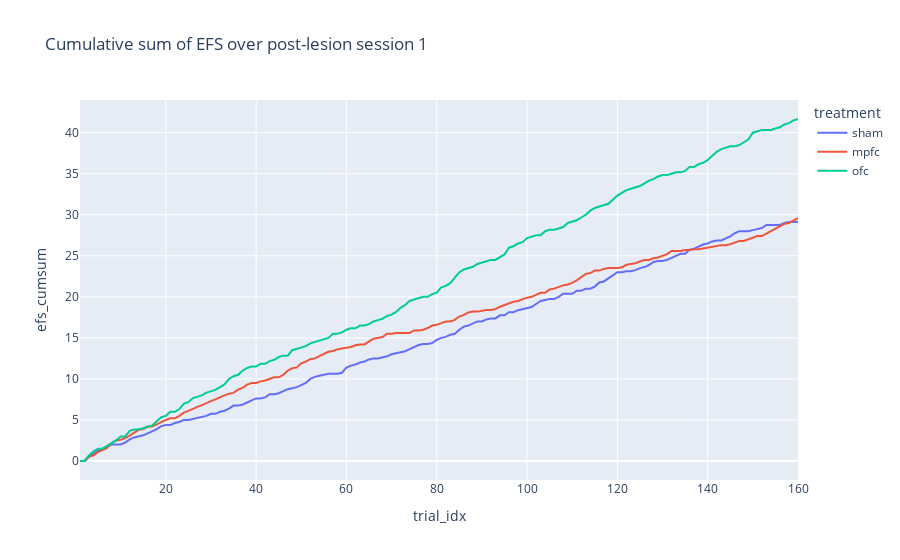

Notebook cell for this chart:
### Code cell
fig = px.line(
    efs_by_trt_trial,
    x="trial_idx", 
    y="efs_cumsum", 
    color="treatment",
    category_orders=cat,
    title="Cumulative sum of EFS over post-lesion session 1"
)
fig.write_image(export_path + "/cumulative_sum_EFS_ses1.svg")
fig

### Figure 1 — Plotly figure (JSON) as saved in the notebook; plotly's stock layout.template omitted (floating-point values rounded to 4 significant figures; data arrays with more than 128 entries replaced by an {"elided": "..."} marker saying what was removed)
{"data": [{"hovertemplate": "treatment=sham<br>trial_idx=%{x}<br>efs_cumsum=%{y}<extra></extra>", "legendgroup": "sham", "line": {"color": "#636efa", "dash": "solid"}, "marker": {"symbol": "circle"}, "mode": "lines", "name": "sham", "orientation": "v", "showlegend": true, "type": "scatter", "x": {"elided": "160 int values"}, "xaxis": "x", "y": {"elided": "160 float values"}, "yaxis": "y"}, {"hovertemplate": "treatment=mpfc<br>trial_idx=%{x}<br>efs_cumsum=%{y}<extra></extra>", "legendgroup": "mpfc", "line": {"color": "#EF553B", "dash": "solid"}, "marker": {"symbol": "circle"}, "mode": "lines", "name": "mpfc", "orientation": "v", "showlegend": true, "type": "scatter", "x": {"elided": "160 int values"}, "xaxis": "x", "y": {"elided": "160 float values"}, "yaxis": "y"}, {"hovertemplate": "treatment=ofc<br>trial_idx=%{x}<br>efs_cumsum=%{y}<extra></extra>", "legendgroup": "ofc", "line": {"color": "#00cc96", "dash": "solid"}, "marker": {"symbol": "circle"}, "mode": "lines", "name": "ofc", "orientation": "v", "showlegend": true, "type": "scatter", "x": {"elided": "160 int values"}, "xaxis": "x", "y": {"elided": "160 float values"}, "yaxis": "y"}], "layout": {"legend": {"title": {"text": "treatment"}, "tracegroupgap": 0}, "title": {"text": "Cumulative sum of EFS over post-lesion session 1"}, "xaxis": {"anchor": "y", "domain": [0, 1], "title": {"text": "trial_idx"}}, "yaxis": {"anchor": "x", "domain": [0, 1], "title": {"text": "efs_cumsum"}}}}
